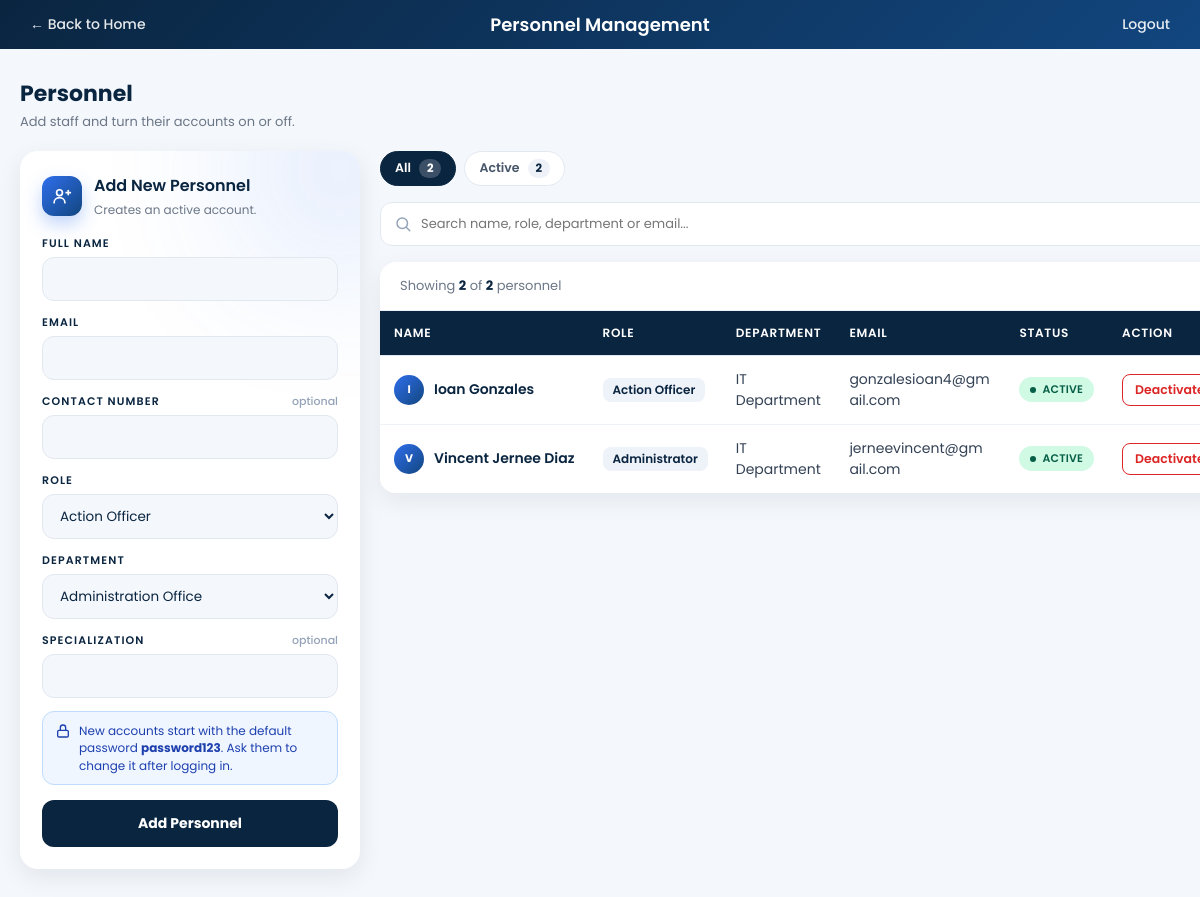
Page /personnel_manage.php (signed in) on the committed database.
### tables this page shows
CREATE TABLE `users` (
  `user_id` int(11) NOT NULL,
  `role_id` int(11) NOT NULL,
  `department_id` int(11) DEFAULT NULL,
  `full_name` varchar(150) NOT NULL,
  `email` varchar(150) NOT NULL,
  `password` varchar(255) NOT NULL,
  `contact_number` varchar(20) DEFAULT NULL,
  `specialization` varchar(100) DEFAULT NULL,
  `status` enum('active','inactive') DEFAULT 'active',
  `created_at` timestamp NOT NULL DEFAULT current_timestamp()
);

CREATE TABLE `roles` (
  `role_id` int(11) NOT NULL,
  `role_name` varchar(50) NOT NULL,
  `description` varchar(255) DEFAULT NULL,
  `created_at` timestamp NOT NULL DEFAULT current_timestamp()
);

CREATE TABLE `departments` (
  `department_id` int(11) NOT NULL,
  `department_name` varchar(100) NOT NULL,
  `created_at` timestamp NOT NULL DEFAULT current_timestamp()
);

### personnel_manage.php (the view, shortened to what this page needs)
<?php
$conn = new mysqli("localhost", "root", "", "complaint_management_db");
$roles = $conn->query("SELECT role_id, role_name FROM roles ORDER BY role_name");
$departments = $conn->query("SELECT department_id, department_name FROM departments ORDER BY department_name");
$result = $conn->query(
    "SELECT u.*, r.role_name, d.department_name
     FROM users u
     LEFT JOIN roles r ON u.role_id = r.role_id
     LEFT JOIN departments d ON u.department_id = d.department_id
     ORDER BY u.user_id DESC"
);
?>
<!DOCTYPE html>
<html>
<head>
    <link rel="stylesheet" href="assets/style.css">
</head>
<body>
    <div class="topbar" id="topbar">
        <a class="back-link" href="index.php">&larr; Back to Home</a>
        <h2>Personnel Management</h2>
        <a class="logout" href="logout.php">Logout</a>
    </div>
    <div class="page-wrap">
        <div class="page-header">
            <div>
                <h1>Personnel</h1>
                <p>Add staff and turn their accounts on or off.</p>
            </div>
        </div>
        <div class="content-grid">
            <div class="side">
                <div class="form-card">
                    <div class="card-head">
                        <div class="card-icon"><svg viewBox="0 0 24 24"><circle cx="9" cy="8" r="3.5"/><path d="M2.5 20c0-3.6 2.9-6 6.5-6s6.5 2.4 6.5 6M17 8h5M19.5 5.5v5"/></svg></div>
                        <div>
                            <h3>Add New Personnel</h3>
                            <p>Creates an active account.</p>
                        </div>
                    </div>
                    <form method="POST" id="addForm" novalidate>
                        <div class="field">
                            <label>Full Name</label>
                            <input type="text" name="full_name" data-rule="name" required>
                        </div>
                        <div class="field">
                            <label>Email</label>
                            <input type="email" name="email" data-rule="email" required>
                        </div>
                        <div class="field">
                            <label>Contact Number <small>optional</small></label>
                            <input type="text" name="contact_number">
                        </div>
                        <div class="field">
                            <label>Role</label>
                            <select name="role_id" required>
                                <?php $roles->data_seek(0); while ($r = $roles->fetch_assoc()): ?>
                                    <option value="<?php echo $r['role_id']; ?>"><?php echo htmlspecialchars($r['role_name']); ?></option>
                                <?php endwhile; ?>
                            </select>
                        </div>
                        <div class="field">
                            <label>Department</label>
                            <select name="department_id" required>
                                <?php $departments->data_seek(0); while ($d = $departments->fetch_assoc()): ?>
                                    <option value="<?php echo $d['department_id']; ?>"><?php echo htmlspecialchars($d['department_name']); ?></option>
                                <?php endwhile; ?>
                            </select>
                        </div>
                        <div class="field">
                            <label>Specialization <small>optional</small></label>
                            <input type="text" name="specialization">
                        </div>
                        <div class="pw-note">
                            <svg viewBox="0 0 24 24"><rect x="4" y="11" width="16" height="10" rx="2"/><path d="M8 11V7a4 4 0 0 1 8 0v4"/></svg>
                            <span>New accounts start with the default password <strong>password123</strong>. Ask them to change it after logging in.</span>
                        </div>
                        <button type="submit" name="add_personnel" class="submit" id="addBtn"><span class="spin"></span><span id="addText">Add Personnel</span></button>
                    </form>
                </div>
            </div>
            <div>
                <div class="chips" id="chips"></div>
                <div class="search-row">
                    <input type="text" id="quickSearch" placeholder="Search name, role, department or email...">
                </div>
                <div class="table-card">
                    <div class="table-meta">
                        <span>Showing <strong id="shownCount">0</strong> of <strong id="totalCount">0</strong> personnel</span>
                    </div>
                    <div class="table-scroll">
                        <table>
                            <thead>
                                <tr>
                                    <th>Name</th>
                                    <th>Role</th>
                                    <th>Department</th>
                                    <th>Email</th>
                                    <th>Status</th>
                                    <th>Action</th>
                                </tr>
                            </thead>
                            <tbody id="rows">
                    <?php while ($row = $result->fetch_assoc()): ?>
                    <tr data-status="<?php echo htmlspecialchars($row['status']); ?>" class="<?php echo $row['status'] == 'inactive' ? 'inactive' : ''; ?>">
                        <td><div class="person"><span class="avatar"><?php echo htmlspecialchars(strtoupper(substr(trim($row['full_name']), 0, 1))); ?></span><span class="c-num" style="font-weight:600"><?php echo htmlspecialchars($row['full_name']); ?></span></div></td>
                        <td><span class="role-tag"><?php echo htmlspecialchars($row['role_name']); ?></span></td>
                        <td><?php echo htmlspecialchars($row['department_name']); ?></td>
                        <td class="email"><?php echo htmlspecialchars($row['email']); ?></td>
                        <td><span class="status-pill status-<?php echo $row['status']; ?>"><?php echo htmlspecialchars($row['status']); ?></span></td>
                        <td><a class="tog <?php echo $row['status'] == 'active' ? 'off' : 'on'; ?>" href="?toggle=<?php echo $row['user_id']; ?>"<?php if ($row['status'] == 'active'): ?> onclick="return confirm('Deactivate this account? They will no longer be assignable.');"<?php endif; ?>><?php echo $row['status'] == 'active' ? 'Deactivate' : 'Activate'; ?></a></td>
                    </tr>
                    <?php endwhile; ?>
                            </tbody>
                        </table>
                    </div>
                </div>
            </div>
        </div>
    </div>
</body>
</html>

### assets/style.css (style rules this page uses)
* { box-sizing: border-box; }
html, body { margin: 0 !important; padding: 0 !important; width: 100% !important; min-height: 100vh !important; overflow-x: hidden !important; background: #f4f7fb !important; }
body { font-family: 'Poppins', sans-serif; color: #1e293b; }
h1, h2, h3 { color: #0f3d5c; font-weight: 600; }
h1 { font-size: 26px; }
h2 { font-size: 22px; margin-top: 30px; }
h3 { font-size: 18px; margin-top: 24px; }
body > *:not(script):not(#pageContent):not(#loadingOverlay):not(#splashOverlay):not(#loadingLogo):not(.topbar):not(.main-content):not(body.reg-page > *):not(body.track-page > *) { max-width: 1100px; margin-left: auto; margin-right: auto; padding-left: 20px; padding-right: 20px; }
a { color: #0f766e; text-decoration: none; font-weight: 500; }
table { border-collapse: collapse; width: 100%; background: #ffffff; margin-top: 12px; margin-bottom: 20px; box-shadow: 0 1px 4px rgba(0, 0, 0, 0.08); border-radius: 6px; overflow: hidden; }
th, td { padding: 10px 14px; text-align: left; border-bottom: 1px solid #e2e8f0; font-size: 14px; }
th { background: #0f3d5c; color: #ffffff; font-weight: 600; text-transform: uppercase; font-size: 12px; letter-spacing: 0.03em; }
form { background: #ffffff; padding: 24px; border-radius: 8px; box-shadow: 0 1px 4px rgba(0, 0, 0, 0.08); max-width: 550px; margin: 16px auto 0; }
label { display: block; margin-top: 14px; margin-bottom: 4px; font-weight: 500; font-size: 14px; color: #334155; }
input, select, textarea { width: 100%; padding: 9px 12px; border: 1px solid #cbd5e1; border-radius: 6px; font-size: 14px; font-family: 'Poppins', sans-serif; background: #f8fafc; }
button, input[type="submit"] { margin-top: 18px; padding: 10px 22px; background: #0f766e; color: #ffffff; border: none; border-radius: 6px; font-weight: 600; font-size: 14px; cursor: pointer; transition: background 0.2s; }
p { line-height: 1.6; }
@media (min-width: 769px) { table { overflow-x: visible; } }

### rows in the picture
users: full_name "I", full_name "Ioan Gonzales", role.role_name "Action Officer", department.department_name "IT Department", email "gonzalesioan4@gmail.com", status "ACTIVE", shows "Deactivate"
users: full_name "V", full_name "Vincent Jernee Diaz", role.role_name "Administrator", department.department_name "IT Department", email "jerneevincent@gmail.com", status "ACTIVE", shows "Deactivate"

### other values in the picture
form field role_id "Action Officer"
form field department_id "Administration Office"
